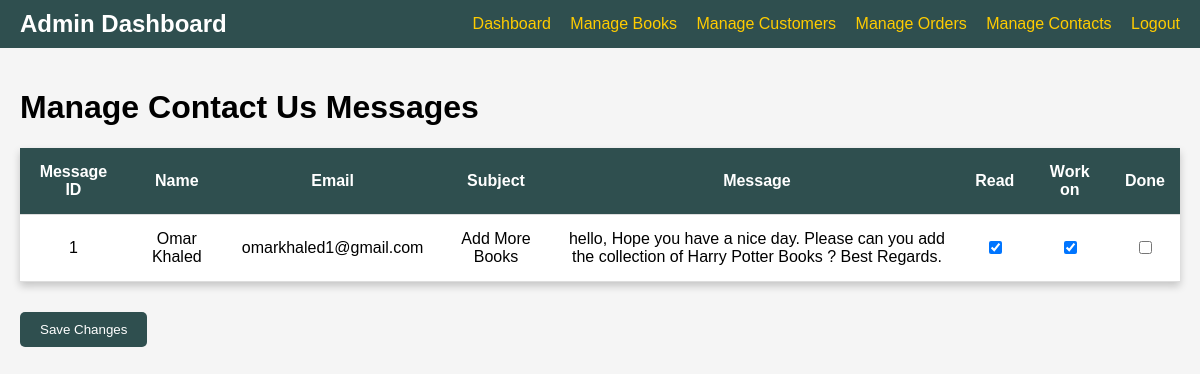
/admin/view_contacts.php (signed in), run on the app's committed database.
### tables this page shows
CREATE TABLE `contact_us` (
  `id` int(11) NOT NULL,
  `name` varchar(255) NOT NULL,
  `email` varchar(255) NOT NULL,
  `subject` varchar(255) NOT NULL,
  `message` text NOT NULL,
  `created_at` timestamp NOT NULL DEFAULT current_timestamp(),
  `read_it` tinyint(1) DEFAULT 0,
  `working_on` tinyint(1) DEFAULT 0,
  `done` tinyint(1) DEFAULT 0
);

### admin/view_contacts.php (the view, shortened to what this page needs)
<?php
include '../includes/connection.php';
$query = "SELECT * FROM contact_us";
$result = $conn->query($query);
$messages = $result->fetch_all(MYSQLI_ASSOC);
?>
<!DOCTYPE html>
<html lang="en">
<head>
</head>
<body>
    <div class="navbar">
        <div class="title">Admin Dashboard</div>
        <div class="links">
            <a href="dashboard.php">Dashboard</a>
            <a href="books/manage_books.php">Manage Books</a>
            <a href="customers/manage_customers.php">Manage Customers</a>
            <a href="orders/manage_orders.php">Manage Orders</a>
            <a href="manage_contacts.php">Manage Contacts</a>
            <a href="../includes/logout.php">Logout</a>
        </div>
    </div>
    <div class="container">
        <div class="top-bar">
            <h1>Manage Contact Us Messages</h1>
        </div>
        <form method="POST" action="view_contacts.php">
            <table>
                <thead>
                    <tr>
                        <th>Message ID</th>
                        <th>Name</th>
                        <th>Email</th>
                        <th>Subject</th>
                        <th>Message</th>
                        <th>Read</th>
                        <th>Work on</th>
                        <th>Done</th>
                    </tr>
                </thead>
                <tbody>
                    <?php if (!empty($messages)) : ?>
                        <?php foreach ($messages as $message) : ?>
                            <tr>
                                <td><?= htmlspecialchars($message['id']) ?></td>
                                <td><?= htmlspecialchars($message['name']) ?></td>
                                <td><?= htmlspecialchars($message['email']) ?></td>
                                <td><?= htmlspecialchars($message['subject']) ?></td>
                                <td><?= htmlspecialchars($message['message']) ?></td>
                                <td>
                                    <input type="checkbox" name="messages[<?= htmlspecialchars($message['id']) ?>][read_it]" <?= $message['read_it'] ? 'checked' : '' ?> value="1">
                                </td>
                                <td>
                                    <input type="checkbox" name="messages[<?= htmlspecialchars($message['id']) ?>][working_on]" <?= $message['working_on'] ? 'checked' : '' ?> value="1">
                                </td>
                                <td>
                                    <input type="checkbox" name="messages[<?= htmlspecialchars($message['id']) ?>][done]" <?= $message['done'] ? 'checked' : '' ?> value="1">
                                </td>
                            </tr>
                        <?php endforeach; ?>
                    <?php else : ?>
                        <tr>
                            <td colspan="8">No messages found.</td>
                        </tr>
                    <?php endif; ?>
                </tbody>
            </table>
            <button type="submit">Save Changes</button>
        </form>
    </div>
</body>
</html>

### admin/view_contacts.php (style rules this page uses)
body { font-family: 'Arial', sans-serif; margin: 0; padding: 0; background-color: #f5f5f5; }
.navbar { display: flex; justify-content: space-between; align-items: center; background-color: #2F4F4F; color: #FFF; padding: 10px 20px; }
.navbar .title { font-size: 24px; font-weight: bold; }
.navbar .links a { color: #FFCC00; text-decoration: none; margin-left: 15px; font-size: 16px; }
.container { padding: 20px; max-width: 1200px; margin: 0 auto; }
table { width: 100%; border-collapse: collapse; margin-top: 20px; background: #fff; box-shadow: 0 4px 8px rgba(0, 0, 0, 0.2); }
table th, table td { padding: 15px; text-align: center; border-bottom: 1px solid #ddd; }
table th { background-color: #2F4F4F; color: #FFF; }
button[type="submit"] { margin-top: 30px; padding: 10px 20px; background-color: #2F4F4F; color: #FFF; border: none; border-radius: 5px; cursor: pointer; }

### data on the page
contact_us: id "1", name "Omar Khaled", email "omarkhaled1@gmail.com", subject "Add More Books", message "hello, Hope you have a nice day. Please can you add the collection of Harry Potter Books ? Best Regards.", read_it "☑", working_on "☑"
